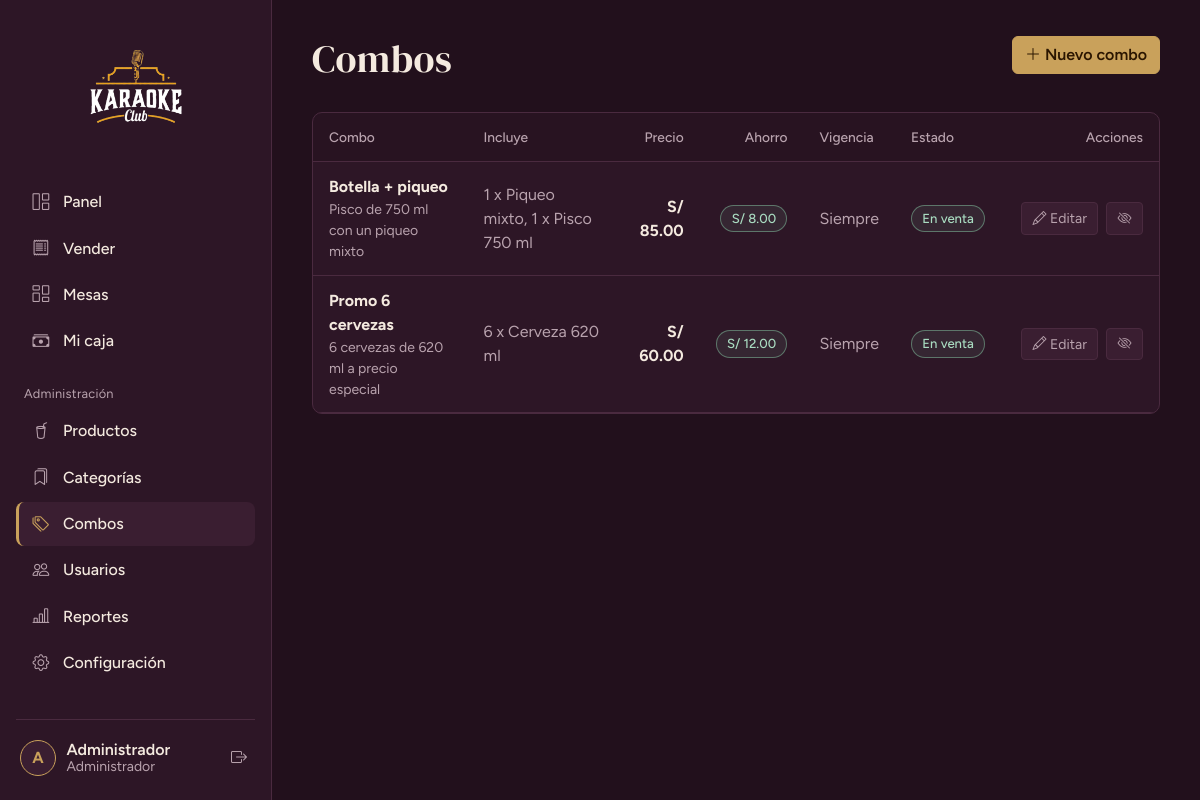
Page /combos (signed in) on the committed database.
### tables this page shows
CREATE TABLE IF NOT EXISTS usuarios (
  id          INT UNSIGNED PRIMARY KEY AUTO_INCREMENT,
  rol_id      TINYINT UNSIGNED NOT NULL,
  nombre      VARCHAR(100) NOT NULL,
  usuario     VARCHAR(50)  NOT NULL UNIQUE,
  password    VARCHAR(255) NOT NULL,            
  telefono    VARCHAR(20)  NULL,
  estado      TINYINT(1) NOT NULL DEFAULT 1,    
  ultimo_login DATETIME NULL,
  created_at  TIMESTAMP NOT NULL DEFAULT CURRENT_TIMESTAMP,
  CONSTRAINT fk_usuarios_rol FOREIGN KEY (rol_id) REFERENCES roles(id)
);

CREATE TABLE IF NOT EXISTS combos (
  id           INT UNSIGNED PRIMARY KEY AUTO_INCREMENT,
  nombre       VARCHAR(120) NOT NULL,
  descripcion  VARCHAR(255) NULL,
  precio       DECIMAL(10,2) NOT NULL,
  vigente_desde DATE NULL,
  vigente_hasta DATE NULL,
  estado       TINYINT(1) NOT NULL DEFAULT 1
);

### app/core/Controller.php (called while the page is built, shortened)
<?php
abstract class Controller
{
    protected function view(string $view, array $data = [], string $layout = 'main'): void
    {
        extract($data, EXTR_SKIP);
        require APP_PATH . "/views/$view.php";
        $content = ob_get_clean();
        require APP_PATH . "/views/layouts/$layout.php";
    }
    protected function requireAuth(array $roles = []): void
    {
        Auth::refresh();
    }
}

### app/controllers/CombosController.php (called while the page is built, shortened)
<?php
class CombosController extends Controller
{
    public function __construct()
    {
        $this->requireAuth(['admin']);
    }
    public function index(): void
    {
        $this->view('combos/index', ['title' => 'Combos', 'combos' => Combo::todos(), 'resumenes' => Combo::resumenes()]);
    }
}

### app/core/Router.php (called while the page is built, shortened)
<?php
class Router
{
    public function dispatch(): void
    {
        try {
            $url   = trim((string) ($_GET['url'] ?? ''), '/');
            $parts = $url === '' ? [] : explode('/', $url);
            $c = strtolower($parts[0]);
            $m = $parts[1] ?? ($c === 'auth' ? 'login' : 'index');
            $params = array_slice($parts, 2);
            $obj = new $class();
            $ref = new ReflectionMethod($obj, $m);
            $ref->invokeArgs($obj, $params);
        } catch (AppException $e) {
            (new ErrorController())->show500($e->getMessage());
        } catch (Throwable $e) {
            error_log((string) $e);
            (new ErrorController())->show500(APP_ENV === 'development' ? $e->getMessage() : null);
        }
    }
}

### public/index.php (called while the page is built, shortened)
<?php
require APP_PATH . '/config/config.php';
spl_autoload_register(function (string $class): void {
    foreach (['core', 'controllers', 'models'] as $dir) {
        $file = APP_PATH . "/$dir/$class.php";
        if (is_file($file)) { require $file; return; }
    }
});
require APP_PATH . '/core/helpers.php';
(new Router())->dispatch();

### app/core/helpers.php (called while the page is built, shortened)
<?php
function e(mixed $v): string { return htmlspecialchars((string) $v, ENT_QUOTES | ENT_SUBSTITUTE, 'UTF-8'); }
function url(string $path = ''): string { return BASE_URL . '/' . ltrim($path, '/'); }
function asset(string $path): string
{
    $file = ROOT_PATH . '/public/' . ltrim($path, '/');
    return url($path) . '?v=' . (is_file($file) ? filemtime($file) : 1);
}
function money(float|int|string|null $n): string { return 'S/ ' . number_format((float) $n, 2); }

### app/core/Database.php (called while the page is built, shortened)
<?php
class Database
{
    private static ?PDO $pdo = null;
    public static function pdo(): PDO
    {
        if (self::$pdo === null) {
            try {
                $dsn = 'mysql:host=' . DB_HOST . ';dbname=' . DB_NAME . ';charset=utf8mb4';
                self::$pdo = new PDO($dsn, DB_USER, DB_PASS, [
                    PDO::ATTR_ERRMODE            => PDO::ERRMODE_EXCEPTION,
                    PDO::ATTR_DEFAULT_FETCH_MODE => PDO::FETCH_ASSOC,
                    PDO::ATTR_EMULATE_PREPARES   => false,
                ]);
                self::$pdo->exec("SET time_zone = '-05:00'");
            } catch (PDOException $e) {
                error_log('DB connect: ' . $e->getMessage());
                throw new AppException('No se pudo conectar a la base de datos. Revisa que MySQL esté encendido en XAMPP y que hayas importado database/karaoke_club.sql.');
            }
        }
        return self::$pdo;
    }
    public static function all(string $sql, array $params = []): array
    {
        $st = self::pdo()->prepare($sql);
        $st->execute($params);
        return $st->fetchAll();
    }
    public static function one(string $sql, array $params = []): ?array
    {
        $st = self::pdo()->prepare($sql);
        $st->execute($params);
        $row = $st->fetch();
        return $row === false ? null : $row;
    }
}

### app/models/Combo.php (called while the page is built, shortened)
<?php
class Combo
{
    public static function todos(): array
    {
        return Database::all(
            'SELECT c.*,
                    (SELECT COALESCE(SUM(p.precio * cp.cantidad), 0) FROM combo_productos cp JOIN productos p ON p.id = cp.producto_id WHERE cp.combo_id = c.id) AS precio_normal
               FROM combos c ORDER BY c.estado DESC, c.nombre'
        );
    }
}

### app/models/Config.php (called while the page is built, shortened)
<?php
class Config
{
    private static ?array $cache = null;
    public static function get(string $clave, string $default = ''): string
    {
        if (self::$cache === null) {
            try {
                self::$cache = array_column(Database::all('SELECT clave, valor FROM configuracion'), 'valor', 'clave');
            } catch (Throwable $e) {
                self::$cache = [];
            }
        }
        return self::$cache[$clave] ?? $default;
    }
}

### app/config/menu.php (called while the page is built)
<?php
return [
  ['grupo' => '', 'items' => [
    ['label' => 'Panel',            'icon' => 'bi-grid-1x2',      'route' => 'dashboard', 'roles' => ['admin','cajero']],
    ['label' => 'Vender',           'icon' => 'bi-receipt',       'route' => 'ventas',    'roles' => ['admin','cajero']],
    ['label' => 'Mesas',            'icon' => 'bi-columns-gap',   'route' => 'mesas',     'roles' => ['admin','cajero']],
    ['label' => 'Mi caja',          'icon' => 'bi-cash-stack',    'route' => 'caja',      'roles' => ['admin','cajero']],
  ]],
  ['grupo' => 'Administración', 'items' => [
    ['label' => 'Productos',        'icon' => 'bi-cup-straw',     'route' => 'productos', 'roles' => ['admin']],
    ['label' => 'Categorías',       'icon' => 'bi-bookmarks',     'route' => 'categorias','roles' => ['admin']],
    ['label' => 'Combos',           'icon' => 'bi-tags',          'route' => 'combos',    'roles' => ['admin']],
    ['label' => 'Usuarios',         'icon' => 'bi-people',        'route' => 'usuarios',  'roles' => ['admin']],
    ['label' => 'Reportes',         'icon' => 'bi-bar-chart-line','route' => 'reportes',  'roles' => ['admin']],
    ['label' => 'Configuración',    'icon' => 'bi-gear',          'route' => 'configuracion', 'roles' => ['admin']],
  ]],
];

### app/core/Auth.php (called while the page is built, shortened)
<?php
class Auth
{
    public static function user(): ?array { return $_SESSION['user'] ?? null; }
    public static function id(): int { return (int) ($_SESSION['user']['id'] ?? 0); }
    public static function role(): string { return (string) ($_SESSION['user']['rol'] ?? ''); }
    public static function is(string ...$roles): bool { return in_array(self::role(), $roles, true); }
    public static function refresh(): void
    {
        $u = Usuario::buscarPorId(self::id());
    }
}

### app/models/Usuario.php (called while the page is built, shortened)
<?php
class Usuario
{
    public static function buscarPorId(int $id): ?array
    {
        return Database::one(
            'SELECT u.*, r.nombre AS rol FROM usuarios u JOIN roles r ON r.id = u.rol_id WHERE u.id = ? LIMIT 1',
            [$id]
        );
    }
}

### app/views/combos/index.php (the view, shortened to what this page needs)
<header class="page-head page-head--actions">
  <div>
    <h1>Combos</h1>
  </div>
  <a class="btn btn-brass" href="<?= url('combos/crear') ?>"><i class="bi bi-plus-lg"></i> Nuevo combo</a>
</header>
<section class="panel panel--flush">
  <div class="table-responsive">
    <table class="table table-app align-middle mb-0">
      <thead><tr><th>Combo</th><th>Incluye</th><th class="text-end">Precio</th><th class="text-end">Ahorro</th><th>Vigencia</th><th>Estado</th><th class="text-end">Acciones</th></tr></thead>
      <tbody>
      <?php foreach ($combos as $c):
          $ahorro = (float) $c['precio_normal'] - (float) $c['precio'];
          $hoy = date('Y-m-d');
          $vencido = $c['vigente_hasta'] && $c['vigente_hasta'] < $hoy;
          $futuro  = $c['vigente_desde'] && $c['vigente_desde'] > $hoy; ?>
        <tr class="<?= (int) $c['estado'] ? '' : 'is-off' ?>">
          <td><strong><?= e($c['nombre']) ?></strong><?php if ($c['descripcion']): ?><small class="d-block text-secondary"><?= e($c['descripcion']) ?></small><?php endif; ?></td>
          <td class="text-secondary"><?= e($resumenes[$c['id']] ?? '-') ?></td>
          <td class="text-end"><strong><?= e(money($c['precio'])) ?></strong></td>
          <td class="text-end"><?= $ahorro > 0.004 ? '<span class="badge-soft badge-soft--ok">' . e(money($ahorro)) . '</span>' : '-' ?></td>
          <td class="text-secondary">
            <?php if (!$c['vigente_desde'] && !$c['vigente_hasta']): ?>Siempre
            <?php else: ?><?= $c['vigente_desde'] ? 'Desde ' . e(date('d/m/Y', strtotime($c['vigente_desde']))) : '' ?> <?= $c['vigente_hasta'] ? 'hasta ' . e(date('d/m/Y', strtotime($c['vigente_hasta']))) : '' ?><?php endif; ?>
          </td>
          <td>
            <?php if (!(int) $c['estado']): ?><span class="badge-soft badge-soft--off">Desactivado</span>
            <?php elseif ($vencido): ?><span class="badge-soft badge-soft--danger">Vencido</span>
            <?php elseif ($futuro): ?><span class="badge-soft badge-soft--brass">Aún no empieza</span>
            <?php else: ?><span class="badge-soft badge-soft--ok">En venta</span><?php endif; ?>
          </td>
          <td class="text-end actions">
            <a class="btn btn-sm btn-outline-field" href="<?= url('combos/editar/' . (int) $c['id']) ?>"><i class="bi bi-pencil"></i> Editar</a>
            <form method="post" action="<?= url('combos/estado/' . (int) $c['id']) ?>" class="d-inline"
                  data-confirm="<?= (int) $c['estado'] ? '¿Desactivar ' . e($c['nombre']) . '?' : '¿Activar ' . e($c['nombre']) . '?' ?>" data-confirm-button="Sí, continuar">
              <button class="btn btn-sm btn-outline-field" type="submit" title="<?= (int) $c['estado'] ? 'Desactivar' : 'Activar' ?>"><i class="bi bi-<?= (int) $c['estado'] ? 'eye-slash' : 'eye' ?>"></i></button>
            </form>
          </td>
        </tr>
      <?php endforeach; ?>
      </tbody>
    </table>
  </div>
</section>

### app/views/layouts/main.php (shortened to what this page needs)
<?php
$menu  = require APP_PATH . '/config/menu.php';
$user  = Auth::user();
$local = Config::get('nombre_local', 'Karaoke Club');
$inicial = mb_strtoupper(mb_substr($user['nombre'] ?? '?', 0, 1));
?>
<!doctype html>
<html lang="es" data-bs-theme="dark">
<head>
  <?php include APP_PATH . '/views/layouts/_head.php'; ?>
</head>
<body>
<div class="shell">
  <aside class="sidebar offcanvas-lg offcanvas-start" tabindex="-1" id="sidebar" aria-label="Menú principal">
    <div class="sidebar__brand">
      <img class="brand-logo brand-logo--sidebar" src="<?= asset('assets/logo.png') ?>" alt="<?= e($local) ?>">
    </div>
    <nav class="sidebar__nav">
      <?php foreach ($menu as $grupo):
          $items = array_filter($grupo['items'], fn($i) => in_array(Auth::role(), $i['roles'], true));
          if (!$items) continue; ?>
        <?php if ($grupo['grupo'] !== ''): ?><p class="nav-group"><?= e($grupo['grupo']) ?></p><?php endif; ?>
        <?php foreach ($items as $i):
            $activo = Router::$controller === $i['route']; ?>
          <a class="nav-item-link<?= $activo ? ' is-active' : '' ?>" href="<?= url($i['route']) ?>"<?= $activo ? ' aria-current="page"' : '' ?>>
            <i class="bi <?= e($i['icon']) ?>"></i><span><?= e($i['label']) ?></span>
          </a>
        <?php endforeach; ?>
      <?php endforeach; ?>
    </nav>
    <div class="sidebar__user">
      <a class="user-chip" href="<?= url('perfil') ?>" title="Mi perfil">
        <span class="avatar"><?= e($inicial) ?></span>
        <span class="user-chip__text">
          <strong><?= e($user['nombre']) ?></strong>
          <small><?= Auth::is('admin') ? 'Administrador' : 'Cajero' ?></small>
        </span>
      </a>
      <form method="post" action="<?= url('auth/logout') ?>" data-confirm="¿Cerrar sesión?" data-confirm-button="Sí, salir">
        <button class="btn btn-icon" type="submit" title="Cerrar sesión" aria-label="Cerrar sesión"><i class="bi bi-box-arrow-right"></i></button>
      </form>
    </div>
  </aside>
  <main class="content">
    <?= $content ?>
  </main>
</div>
</body>
</html>

### rows in the picture
usuarios: nombre "A", nombre "Administrador"
combos: nombre "Botella + piqueo", descripcion "Pisco de 750 ml con un piqueo mixto", id "1 x Piqueo mixto, 1 x Pisco 750 ml", precio "S/ 85.00", ahorro "S/ 8.00", shows "Siempre", estado "En venta"
combos: nombre "Promo 6 cervezas", descripcion "6 cervezas de 620 ml a precio especial", id "6 x Cerveza 620 ml", precio "S/ 60.00", ahorro "S/ 12.00", shows "Siempre", estado "En venta"

### other values in the picture
$i['label'] "Panel"
$i['label'] "Vender"
$i['label'] "Mesas"
$i['label'] "Mi caja"
$grupo['grupo'] "Administración"
$i['label'] "Productos"
$i['label'] "Categorías"
$i['label'] "Combos"
$i['label'] "Usuarios"
$i['label'] "Reportes"
$i['label'] "Configuración"
